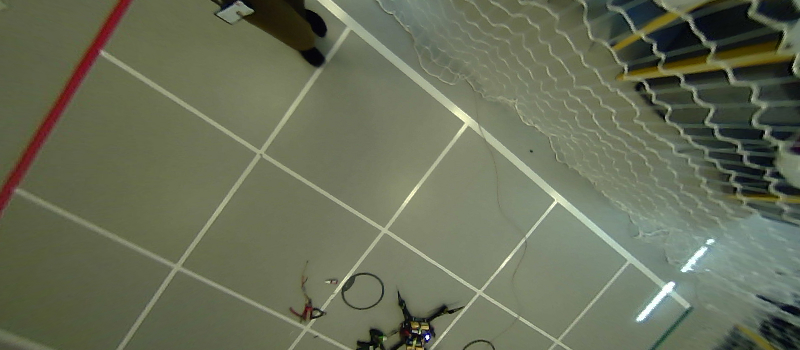
%> input picture A1/data/grid.jpg, 800 x 350 px
$ octave task3.m   (GNU Octave 9; MATLAB toolbox functions it lacks are replaced by stand-ins)
%> lines starting %> are read from the running program, lines starting %| are printed output that depends on the picture
### A1/matlab/rgb_to_gray.m
function gray = rgb_to_gray(rgb)
    % Converts a HxWx3 RGB image to a HxW grayscale image.
    gray = rgb(:,:,2); % Placeholder
end

### A1/matlab/central_difference.m
function [Ix, Iy, Im] = central_difference(I)
    % Computes the gradient in the x and y direction using
    % a central difference filter, and returns the resulting
    % gradient images (Ix, Iy) and the gradient magnitude Im.
    Ix = zeros(size(I)); % Placeholder
    Iy = zeros(size(I)); % Placeholder
    Im = zeros(size(I)); % Placeholder
end

### A1/matlab/extract_edges.m
function [x, y, theta] = extract_edges(Ix, Iy, Im, threshold)
    % Returns the x and y coordinates of pixels whose gradient
    % magnitude is greater than the threshold. Also, returns
    % the angle of the image gradient at each extracted edge.

    % Hint: use find() to extract above-threshold pixels.
    % Hint: sub2ind may be useful when computing the angle.

    x = [0]; % Placeholder
    y = [0]; % Placeholder
    theta = [0]; % Placeholder
end

### A1/matlab/gaussian.m
function I_blur = gaussian(I, sigma)
    % Applies a 2-D Gaussian blur with standard deviation sigma to
    % a grayscale image I.

    % Hint: The size of the kernel should depend on sigma. A common
    % choice is to make the half-width be 3 standard deviations. The
    % total kernel width is then 2*ceil(3*sigma) + 1.

    I_blur = zeros(size(I)); % Placeholder
end

### A1/matlab/task3.m
clear;
filename       = '../data/grid.jpg';
edge_threshold = 1; % todo: choose an appropriate value
blur_sigma     = 1; % todo: choose an appropriate value

I_rgb       = im2double(imread(filename));
I_gray      = rgb_to_gray(I_rgb);
%> in rgb_to_gray, `gray = rgb(:,:,2);`:
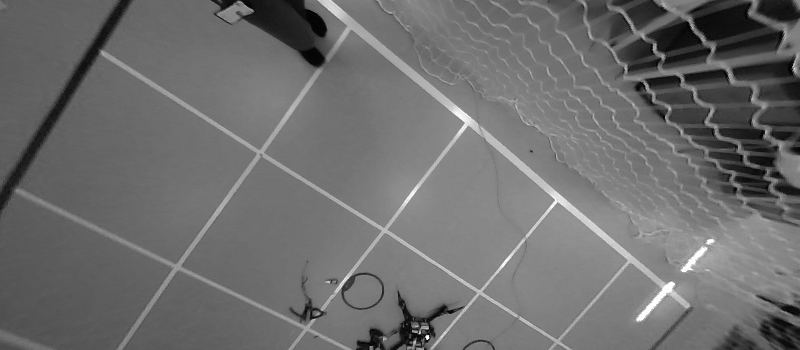
%> gray: size 350x800 double; min 0, max 1, mean 0.43
I_blur      = gaussian(I_gray, blur_sigma);
%> I_blur: size 350x800 double; every value is 0
[Ix,Iy,Im]  = central_difference(I_blur);
[x,y,theta] = extract_edges(Ix, Iy, Im, edge_threshold);
%> x = 0; y = 0; theta = 0

figure(1);
set(gcf,'Position',[100 100 1000 300])
subplot(151); imshow(I_blur);            xlim([300, 500]); title('Blurred input');
subplot(152); imshow(Ix, [-0.05, 0.05]); xlim([300, 500]); title('Gradient in x');
subplot(153); imshow(Iy, [-0.05, 0.05]); xlim([300, 500]); title('Gradient in y');
subplot(154); imshow(Im, [ 0.00, 0.05]); xlim([300, 500]); title('Gradient magnitude');
subplot(155);
scatter(x, y, 1, theta);
colormap(gca, 'hsv');
box on; axis image;
set(gca, 'YDir', 'reverse');
xlim([300, 500]);
ylim([0, size(I_rgb,1)]);
title('Extracted edge points');
c = colorbar('southoutside');
c.Label.String = 'Edge angle (radians)';
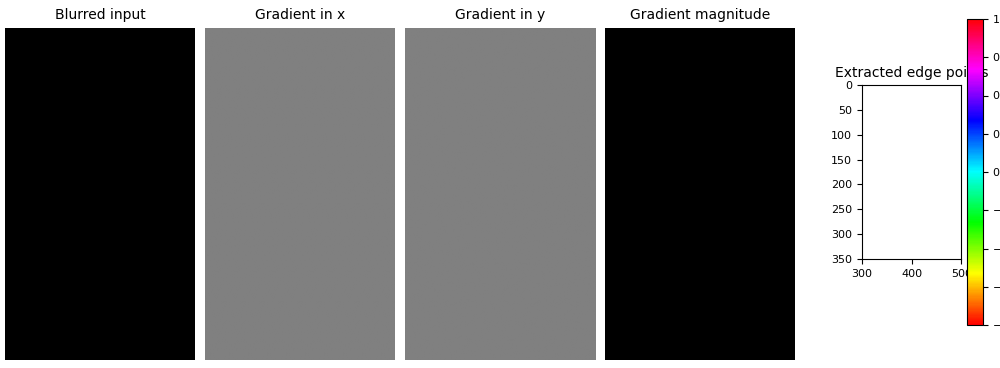
%> figure redrawn from the program's plot data, 5 panels

$ run again, with A1/data/grass.jpg copied over A1/data/grid.jpg
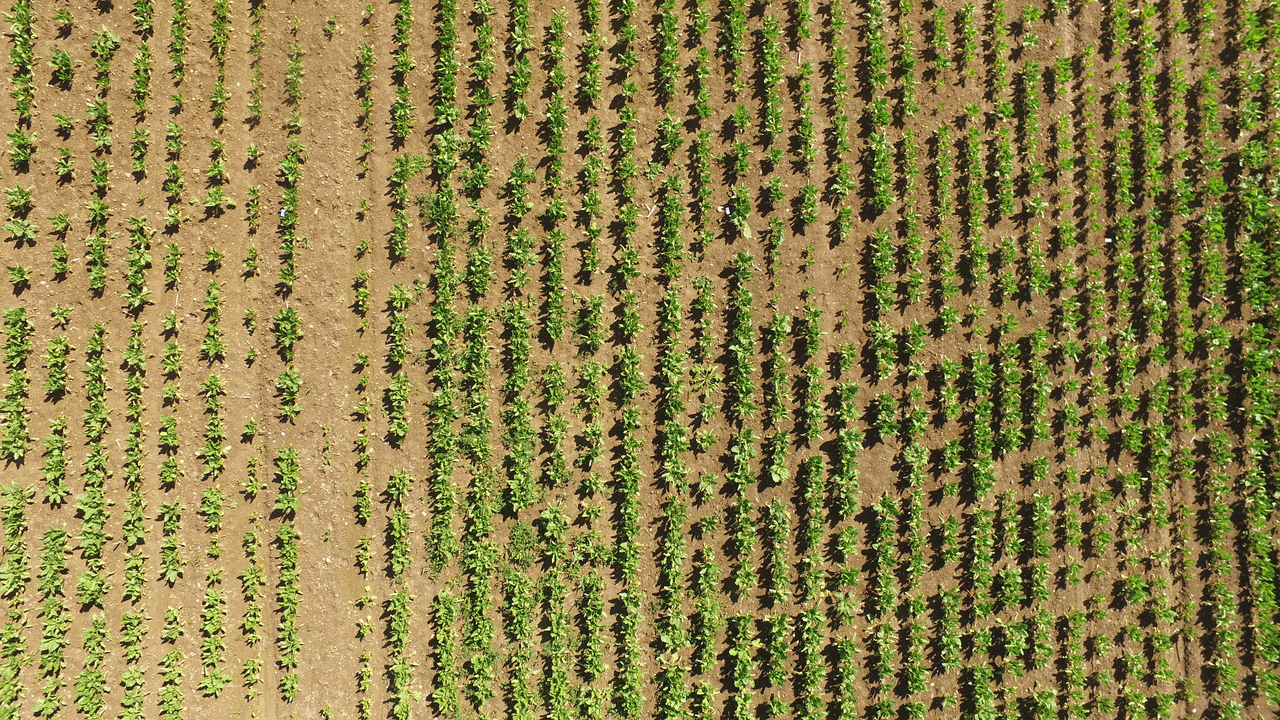
%> input picture A1/data/grass.jpg, 1280 x 720 px
%> in rgb_to_gray, `gray = rgb(:,:,2);`:
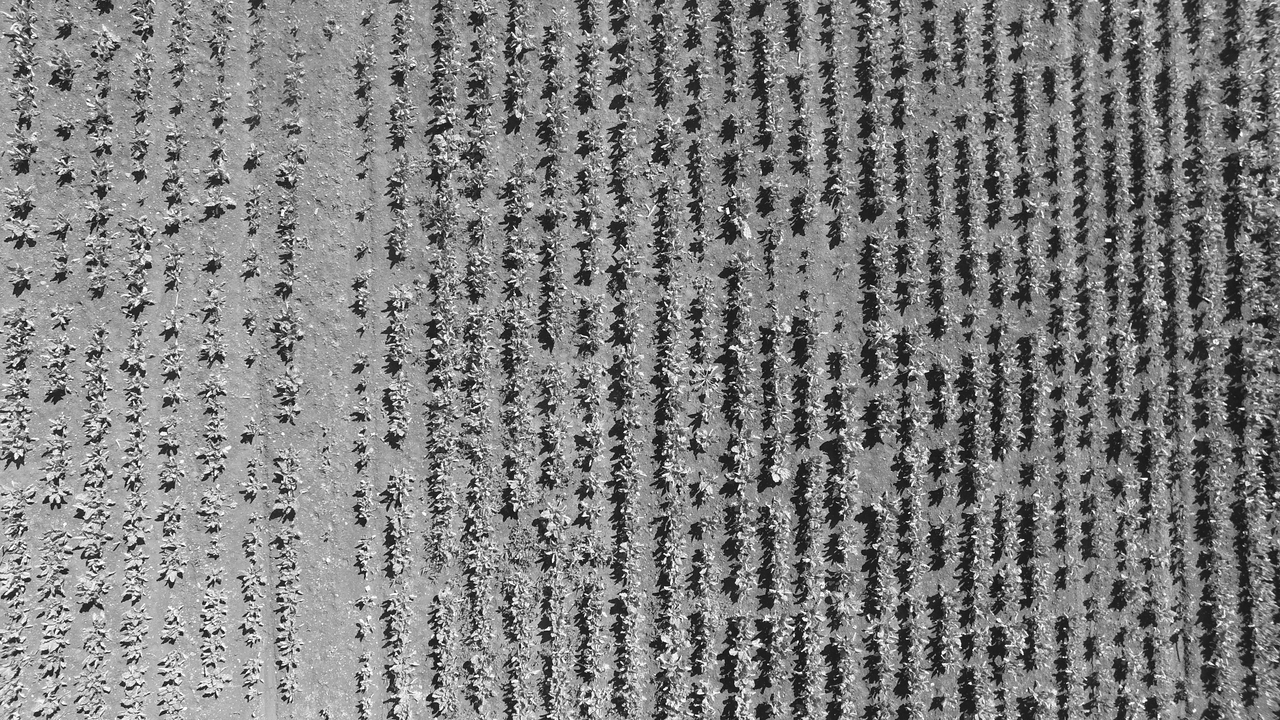
%> gray: size 720x1280 double; min 0, max 1, mean 0.504
%> I_blur: size 720x1280 double; every value is 0
%> x = 0
